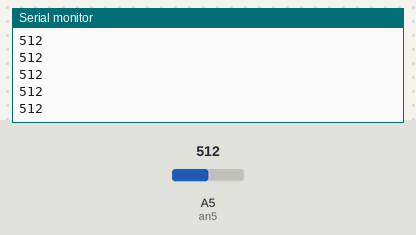
Bench run of a sketch on a simulated Arduino Uno, built with avr-gcc and run on an emulated ATmega328P. On the bench: the last lines printed to the serial monitor. The test bench sets the inputs (shaded band); at power-on: A5 (an5) = 512.

Above: at 1.2 s.
1.3 s: A5 (an5) set to 716
At 1.31 s:
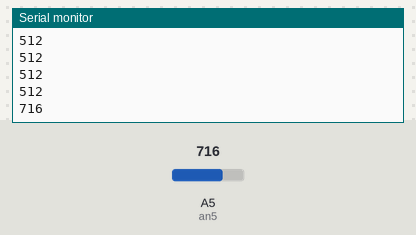
2.8 s: A5 (an5) set to 900
At 2.82 s:
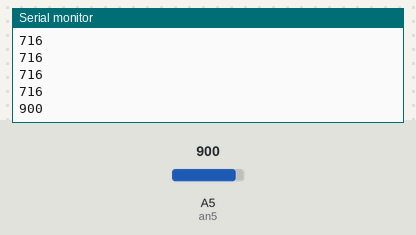
Timing chart, 0 to 5.8 s (numbered marks = the images above; inputs shaded):
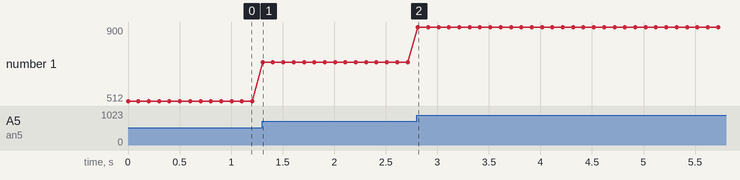

The sketch:

Aula11.ino
```cpp
//PORTAS ANALÓGICAS
//As portas analógicas são portas de entradas no arduino
//O Potenciometro é um resistor variável
//0 = 0v
//256=1,25v
//512 = 2,5v
//768=3,75v
// 1023 = 5v

//PORTAS DIGITAIS
//0v ou 5v(0 ou 1)

//PORTAS DIGITAIS PWM
//Simulam as portas analógicas
//variam de 0 a 255(0v a 5v)

//A relacao de uma Porta analógica com uma porta pwm é:
//O valor da porta da entrada analógica / 4 = saída PWM
//A variacao da PWM chega a 1/4 da variacao da porta analógica

#define an5 A5 //Porta de entrada analógica 5

void setup() {
  //As portas analógicas sao portas de entrada, INPUT
  pinMode(an5, INPUT);
  //Trabalhando com a comunicacao serial
  Serial.begin(9600); //Serial.begin(velocidade_de_comunicacao)

}

void loop() {
 //Lendo a entrada da porta analógica
 analogRead(an5);
 Serial.println(analogRead(an5));
 //analogRead-> retorna o valor lido na porta que quero indicar
 //Imprime o valor no console
 delay(100);
}
```

Measured:
- after the input at 1.3 s, the serial monitor: prints a new line at once (image 1)
- after the input at 2.8 s, the serial monitor: prints a new line at once (image 2)
- plotted number 1: 512 → 716 after the input at 1.3 s, 716 → 900 after the input at 2.8 s
